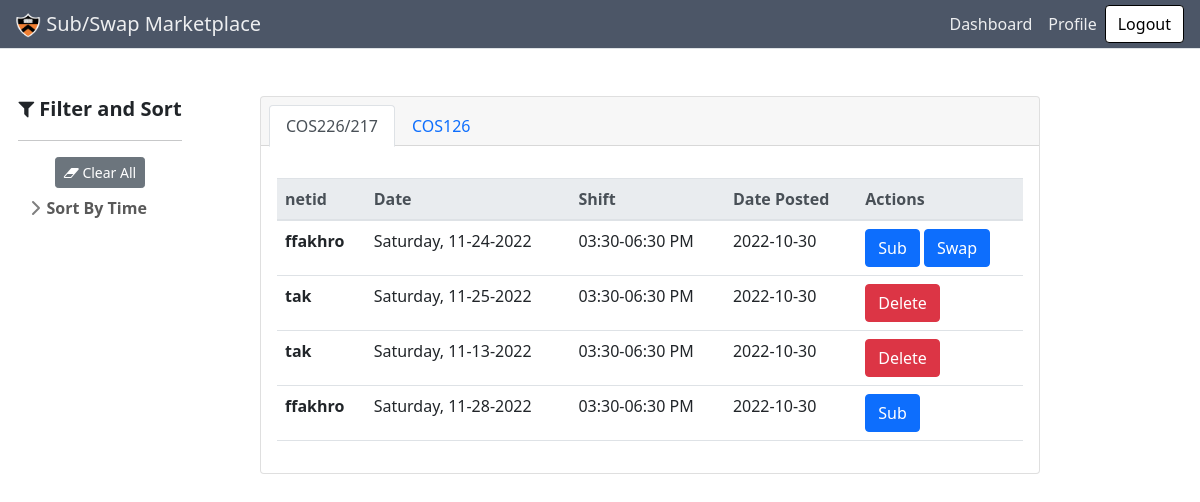
/dashboard (signed in), run on an earlier commit of the app's database.
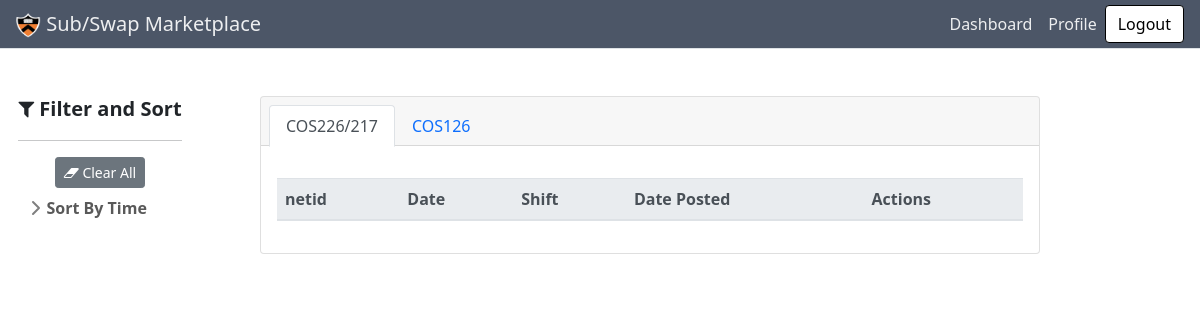
And on a later commit of the database.
### subapp/models.py (models this page shows, shortened)
class Request(db.Model):
    id = db.Column(db.Integer, primary_key=True)
    swap = db.Column(db.Boolean, default=False, nullable=False)
    base_price = db.Column(db.Integer, nullable=False)
    accepted = db.Column(db.Boolean, default=False, nullable=False)
    bonus = db.Column(db.Integer, nullable=False, default=0)
    date_posted = db.Column(db.DateTime, nullable=False,
                            default=datetime.utcnow)
    date_requested = db.Column(db.DateTime, nullable=False)
    posted_by = db.relationship(
        "User", secondary=a_posted_requests, back_populates='posted_requests')
    accepted_by = db.relationship(
        "User", secondary=a_accepted_requests, back_populates='accepted_requests')
    shift = db.relationship(
        "Shift", secondary=a_requested_shifts, back_populates="requests")
    swap_requests_id = db.Column(db.Integer, db.ForeignKey('request.id'))
    swap_requests = db.relationship("Request")

class User(db.Model, UserMixin):
    id = db.Column(db.Integer, primary_key=True)
    netid = db.Column(db.String(120), unique=True, nullable=False)
    balance = db.Column(db.Integer, default=0)
    role = db.Column(db.String(120), default="user")
    sub = db.Column(db.Boolean, default=False, nullable=False)
    posted_requests = db.relationship(
        "Request", secondary=a_posted_requests, back_populates='posted_by')
    accepted_requests = db.relationship(
        "Request", secondary=a_accepted_requests, back_populates='accepted_by')
    schedule = db.relationship(
        "Shift", secondary=a_assigned_shifts, back_populates='staff')

class Shift(db.Model):
    id = db.Column(db.Integer, primary_key=True)
    day = db.Column(db.String(10), nullable=False)
    start = db.Column(db.Time, nullable=False)
    end = db.Column(db.Time, nullable=False)
    course = db.Column(db.String(120), nullable=False)
    staff = db.relationship(
        "User", secondary=a_assigned_shifts, back_populates="schedule")
    requests = db.relationship(
        "Request", secondary=a_requested_shifts, back_populates="shift")

### subapp/main/routes.py (the view)
@main.route("/dashboard", methods=['GET', 'PUT'])
@login_required
def dashboard():
    active_requests = Request.query.filter(Request.accepted==False).all()
    html = render_template('main/dashboard.html', requests=active_requests,current_user=current_user)
    response = make_response(html)
    return response

### subapp/models.py (called while the page is built)
@login_manager.user_loader
def load_user(user_id):
    return User.query.get(int(user_id))

### subapp/main/templates/main/dashboard.html (shortened to what this page needs)
{% extends "main/base.html" %} {% block content %}
<div class="container-fluid">
  <div class="row align-items-start">
    <div class="sticky sidebar_container col-md-2">
      {% with tags_by_category=tags_by_category %} {% include
      "main/sidebar.html" %} {%endwith%}
    </div>
    <div class="col-md-9">
      <section class="py-5">
        <div class="items_container container px-4 px-lg-5">
          <div class="card">
            <div class="card-header">
              <ul class="nav nav-tabs card-header-tabs" id="bologna-list" role="tablist">
                <li class="nav-item">
                  <a class="nav-link active" href="#description" role="tab" aria-controls="description"
                    aria-selected="true">COS226/217</a>
                </li>
                <li class="nav-item">
                  <a class="nav-link" href="#history" role="tab" aria-controls="history" aria-selected="false">COS126</a>
                </li>
              </ul>
            </div>
            <div class="card-body">
              <div class="tab-content mt-3">
                <div class="tab-pane active" id="description" role="tabpanel">
                  <table class="table">
                    <thead class="thead-light">
                      <tr>
                        <th scope="col">netid</th>
                        <th scope="col">Date</th>
                        <th scope="col">Shift</th>
                        <th scope="col">Date Posted</th>
                        <th scope="col">Actions</th>
                      </tr>
                    </thead>
                    <tbody>
                      {% for request in requests%}
                      {% if request.shift[0].course == 'COS226/217' %}
                      <tr>
                        <th scope="row">{{request.posted_by[0].netid}}</th>
                        <td>{{request.shift[0].day}}, {{request.date_requested.strftime('%m-%d-%Y')}}</td>
                        <td> {{request.shift[0].start.strftime("%I:%M")}}-{{request.shift[0].end.strftime("%I:%M %p")}}
                        </td>
                        <td>{{ request.date_posted.strftime('%Y-%m-%d') }}</td>
                        <td>
                          {% if request.posted_by[0] == current_user %}
                          <a href="{{url_for('requests.delete_request', requestid=request.id)}}" class="btn btn-danger"
                            role="button">Delete</a>
                          {% else %}
                          <a href="{{url_for('requests.sub_request', requestid=request.id)}}" class="btn btn-primary"
                            role="button">Sub</a>
                          {% if request.swap == True%}
                          <a href="{{url_for('requests.sub_request', requestid=request.id)}}" class="btn btn-primary"
                            role="button">Swap</a>
                          {% endif %}
                          {% endif %}
                        </td>
                      </tr>
                      {% endif %}
                      {% endfor %}
                    </tbody>
                  </table>
                </div>
              </div>
            </div>
          </div>
        </div>
      </section>
    </div>
  </div>
</div>
{% endblock content %}

What changed in the data, as far as the page shows it:
no longer on this page (row edited): Request: netid "ffakhro", day "Saturday", date_requested "11-24-2022", start "03:30", end "06:30 PM", date_posted "2022-10-30"
no longer on this page (row edited): Request: netid "tak", day "Saturday", date_requested "11-25-2022", start "03:30", end "06:30 PM", date_posted "2022-10-30"
no longer on this page (row edited): Request: netid "tak", day "Saturday", date_requested "11-13-2022", start "03:30", end "06:30 PM", date_posted "2022-10-30"
no longer on this page (row edited): Request: netid "ffakhro", day "Saturday", date_requested "11-28-2022", start "03:30", end "06:30 PM", date_posted "2022-10-30"
